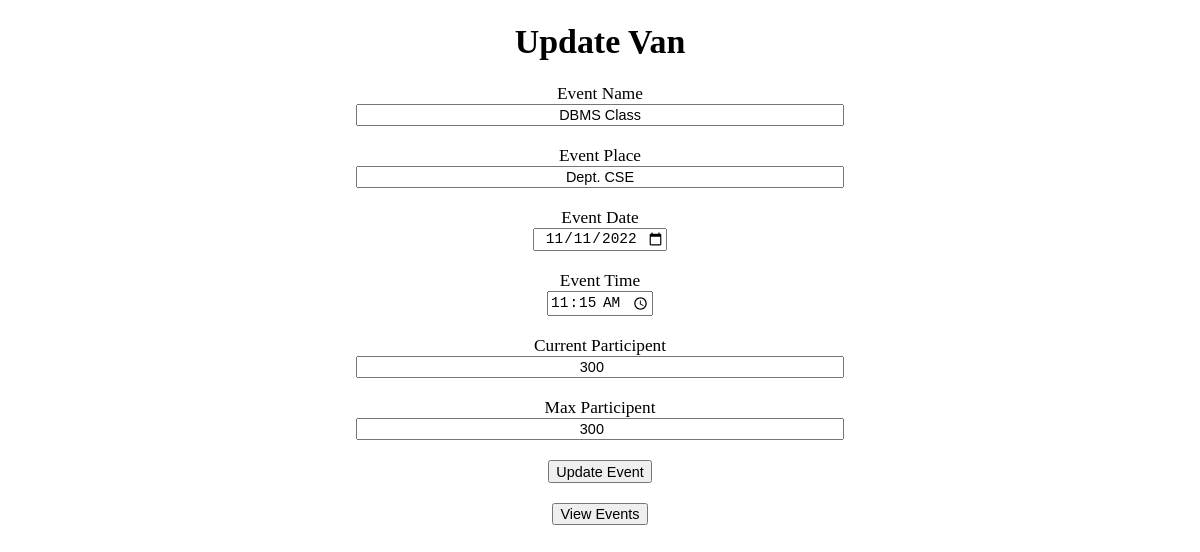
Page /update.php?id=4 on the committed database.
### tables this page shows
CREATE TABLE `departmental_event_tb` (
  `id` int(50) NOT NULL,
  `name` varchar(50) NOT NULL,
  `place` varchar(50) NOT NULL,
  `date` varchar(50) NOT NULL,
  `time` varchar(50) NOT NULL,
  `current_participent` int(50) NOT NULL,
  `max_participent` int(50) NOT NULL
);

### update.php (the view, shortened to what this page needs)
<?php
	include 'config.php';
	$id = $_GET['id'];
	$select = "SELECT * FROM departmental_event_tb WHERE id='$id'";
	$data = mysqli_query($conn, $select);
	$row = mysqli_fetch_array($data);
				?>
<!DOCTYPE html>
<html>
<head>
	<link rel="stylesheet" href="style.css">
</head>
<body>
	<h1>Update Van</h1>
	<form action="" method="POST">
		<label for="name">Event Name</label><br>
		<input type="text" name="name" required maxlength="50" value="<?php echo $row['name'] ?>">
		<br><br>
     	<label for="place">Event Place</label><br>
		<input type="text" name="place" required maxlength="50" value="<?php echo $row['place'] ?>">
		<br><br>
     	<label for="date">Event Date</label><br>
		<input type="date" name="date" required value="<?php echo $row['date'] ?>">
		<br><br>
     	<label for="time">Event Time</label><br>
		<input type="time" name="time" required value="<?php echo $row['time'] ?>">
		<br><br>
     	<label for="current_participent">Current Participent</label><br>
		<input type="number" name="current_participent" required maxlength="50" value="<?php echo $row['current_participent'] ?>">
		<br>
     	<label for="max_participent">Max Participent</label><br>
		<input type="number" name="max_participent" required maxlength="50" value="<?php echo $row['max_participent'] ?>">
		<br><br>
		<input type="submit" name="update_btn" value="Update Event">
	</form>
	<br>
	<a href="index.php"><button>View Events</button></a>
</body>
</html>

### style.css (style rules this page uses)
* { margin-left: auto; margin-right: auto; text-align: center; zoom: 1.02; -moz-transform: scale(1.02); -moz-transform-origin: 0 0; }
input[type=text], input[type=number], input[type=password] { width: 40% !important; }

### rows in the picture
departmental_event_tb: name "DBMS Class", place "Dept. CSE", date "11/11/2022", time "11:15", current_participent "300", max_participent "300"
